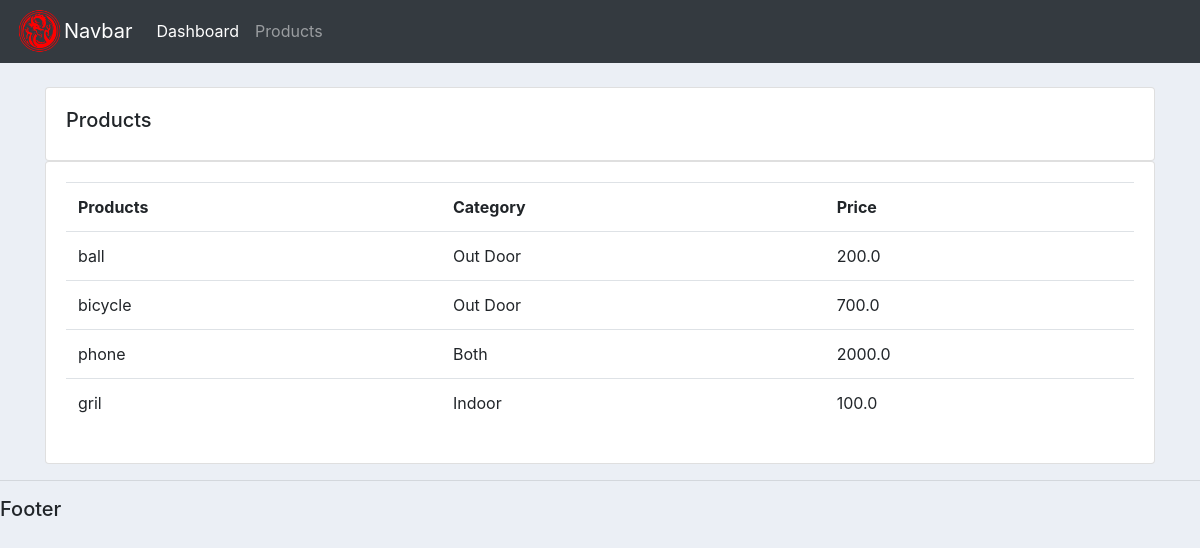
Before: /products/ with the older database file.
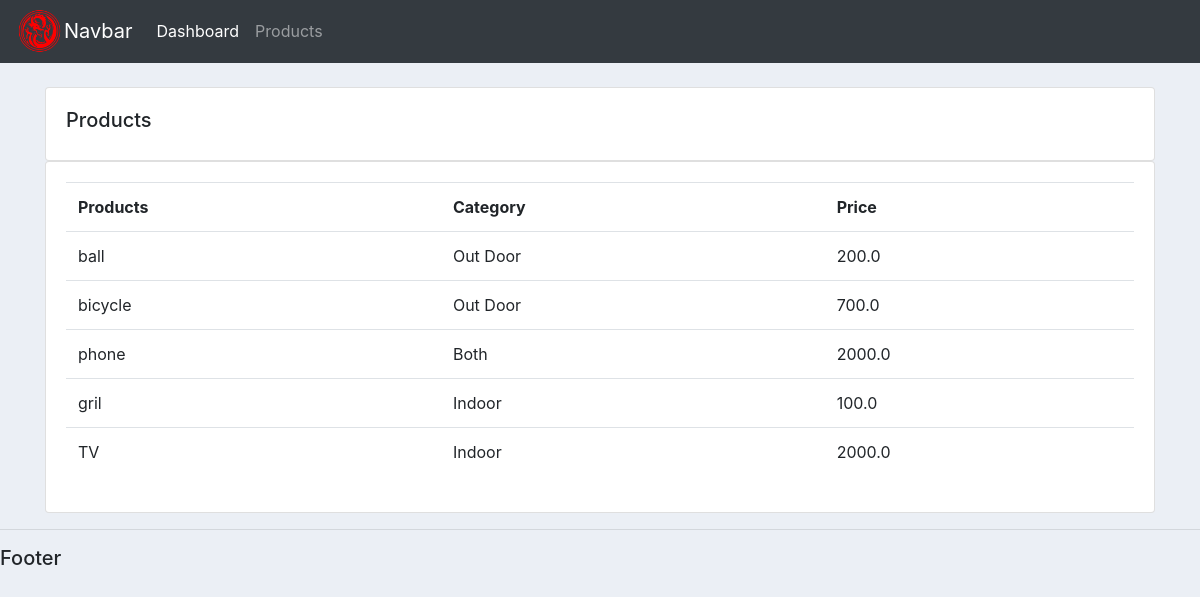
After: the same page with the newer database file.
### accounts/models.py (models this page shows, shortened)
class Products(models.Model):
    CATEGORY = (
        ('Indoor', 'Indoor'),
        ('Out Door', 'Out Door'),
        ('Both', 'Both')
    )
    name = models.CharField(max_length=200, null=True)
    price = models.FloatField(null=True)
    category = models.CharField(max_length=200, null=True, choices=CATEGORY)
    description = models.CharField(max_length=200, null=True)
    date_created = models.DateTimeField(auto_now_add=True, null=True)
    tags = models.ManyToManyField(Tag)

### accounts/views.py (the view)
# urls.py: path('products/', products, name='products'),
def products(request):
    products = Products.objects.all()
    return render(request, 'accounts/products.html', {'products': products})

### accounts/templates/accounts/products.html
{% extends 'accounts/base.html' %}
{% block content %}
    <br>
    <div class="row">
        <div class="col-md">
            <div class="card card-body">
                <h5>Products</h5>
            </div>
            <div class="card card-body">
                <table class="table">
                    <tr>
                        <th>Products</th>
                        <th>Category</th>
                        <th>Price</th>
                    </tr>
                    {% for product in products %}
                        <tr>
                            <td>{{ product.name }}</td>
                            <td>{{ product.category }}</td>
                            <td>{{ product.price }}</td>
                        </tr>
                    {% endfor %}
                </table>
            </div>
        </div>
    </div>
{% endblock %}

Changed rows visible on the page:
added Products: name "TV", category "Indoor", price "2000.0"
